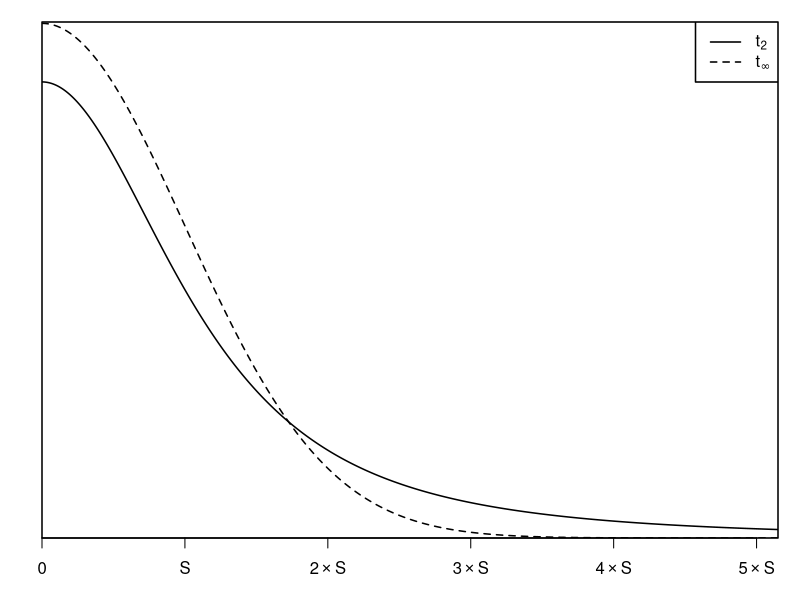

This chart was generated by the following R code:
pdf("halft.pdf", width=6, height=4)
opar <- par(lwd=1.5, mar=c(3,2,1,1)+0.1)
x <- seq(from=0, to=5.15, length=1001)
y1 <- dt(x, df=1)*2
y2 <- dt(x, df=2)*2
plot(x,y2,type="l",ylim=c(0,0.8), yaxs="i", yaxt="n", xaxs="i", xaxt="n",
     xlab="sigma",ylab="density")
axis(side=1, at=0:5, label=expression("0","S", 2 %*% S, 3 %*% S, 4 %*% S,
                                      5 %*% S))
ynorm <- dnorm(x)*2
#lines(x,y2,lty=2)
lines(x,ynorm,lty=2)

legend("topright", lty=1:2, legend=expression(t[2], t[infinity]))
par(opar)
dev.off()
